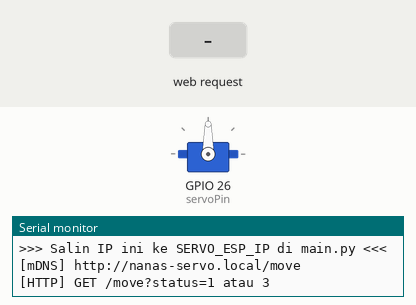
Simulated run of this sketch. Board: ESP32. On the bench: servo, the last lines printed to the serial monitor. Inputs (shaded band) come from the test bench. WiFi joins after 1.5 s; servers stay silent unless stated.

Above: at 3.3 s.
3.4 s: HTTP request GET /move?status=RIPE received
At 3.7 s:
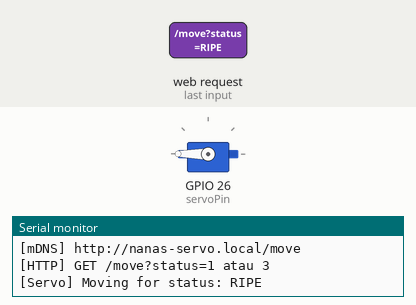
5.7 s: HTTP request GET /move?status=0 received
At 6.3 s:
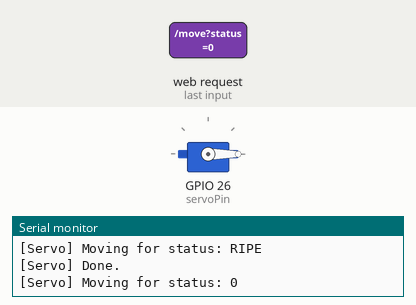
8.0 s: HTTP request GET /move?status=HALF_RIPE received
At 10.2 s:
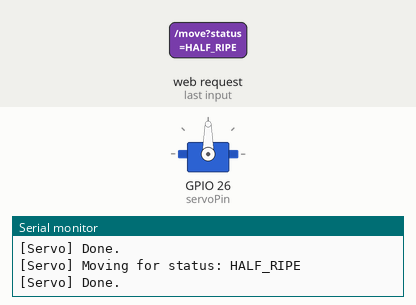
Timing chart, 0 to 11.7 s (numbered marks = the images above; inputs shaded):
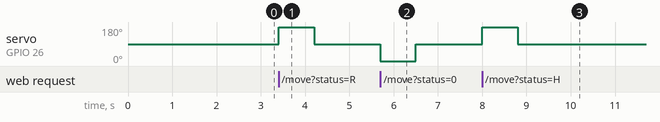

Measured:
- after the input at 3.4 s, servo on GPIO 26 (servoPin): 90° → 180° at once, → 90° 0.80 s later
- after the input at 5.7 s, servo on GPIO 26 (servoPin): 90° → 0° at once, → 90° 0.80 s later
- after the input at 8.0 s, servo on GPIO 26 (servoPin): 90° → 180° at once, → 90° 0.80 s later

The sketch:

index.ino
```cpp
#include <WiFi.h>
#include <HTTPClient.h>
#include <ESP32Servo.h>
#include <ArduinoJson.h>
#include <WebServer.h>
#include <ESPmDNS.h>

const char* ssid = "aruuu";
const char* password = "alva123asd";
const String url = "http://192.168.137.1:8000/api/pineapple/latest";

Servo myservo;
int servoPin = 26;
int lastDataId = 0;
bool baselineSynced = false;

WebServer server(80);

bool isRipeStatus(const String& statusNanas) {
  return statusNanas == "RIPE" || statusNanas == "HALF_RIPE" ||
         statusNanas == "1" || statusNanas == "2";
}

void moveServo(String statusNanas) {
  statusNanas.trim();
  Serial.println("[Servo] Moving for status: " + statusNanas);
  myservo.attach(servoPin, 500, 2400);

  if (isRipeStatus(statusNanas)) {
    myservo.write(180);
    delay(800);
    myservo.write(90);
    delay(600);
  } else {
    myservo.write(0);
    delay(800);
    myservo.write(90);
    delay(600);
  }
  myservo.detach();
  Serial.println("[Servo] Done.");
}

void handleMove() {
  if (server.hasArg("status")) {
    String status = server.arg("status");
    server.send(200, "text/plain", "OK");
    moveServo(status);
  } else {
    server.send(400, "text/plain", "Missing Status");
  }
}

void pollLaravelForServo() {
  if (WiFi.status() != WL_CONNECTED) return;

  HTTPClient http;
  http.setTimeout(5000);
  http.begin(url);
  int httpCode = http.GET();

  if (httpCode != 200) {
    Serial.printf("[Poll] HTTP error: %d\n", httpCode);
    http.end();
    return;
  }

  String payload = http.getString();
  http.end();

  StaticJsonDocument<512> doc;
  DeserializationError err = deserializeJson(doc, payload);
  if (err) {
    Serial.print("[Poll] JSON error: ");
    Serial.println(err.c_str());
    return;
  }

  int currentId = doc["id"] | 0;
  String status = doc["status"] | "UNKNOWN";

  if (currentId == 0) return;

  if (!baselineSynced) {
    lastDataId = currentId;
    baselineSynced = true;
    Serial.printf("[Poll] Baseline ID=%d (tidak gerak)\n", lastDataId);
    return;
  }

  if (currentId > lastDataId) {
    lastDataId = currentId;
    Serial.printf("[Poll] Data baru ID=%d status=%s\n", currentId, status.c_str());
    moveServo(status);
  }
}

void setup() {
  Serial.begin(115200);
  ESP32PWM::allocateTimer(0);
  myservo.setPeriodHertz(50);

  myservo.attach(servoPin, 500, 2400);
  myservo.write(90);
  delay(500);
  myservo.detach();

  WiFi.begin(ssid, password);
  while (WiFi.status() != WL_CONNECTED) {
    delay(200);
    Serial.print(".");
  }
  Serial.println("\n[WiFi] Connected!");
  Serial.print("[WiFi] IP Address: ");
  Serial.println(WiFi.localIP());
  Serial.println(">>> Salin IP ini ke SERVO_ESP_IP di main.py <<<");

  if (MDNS.begin("nanas-servo")) {
    Serial.println("[mDNS] http://nanas-servo.local/move");
  }

  server.on("/move", handleMove);
  server.begin();
  Serial.println("[HTTP] GET /move?status=1 atau 3");
}

void loop() {
  server.handleClient();

  // [DIMATIKAN] Polling otomatis dinonaktifkan.
  // ESP32 sekarang HANYA bergerak jika menerima request langsung ke /move?status=X
  // dari Laravel (via PineappleController::triggerServo()).
  // Polling dua jalur inilah yang menyebabkan servo bergerak DUA KALI.
  //
  // static unsigned long lastPoll = 0;
  // if (millis() - lastPoll > 1500) {
  //   lastPoll = millis();
  //   pollLaravelForServo();
  // }
}
```
